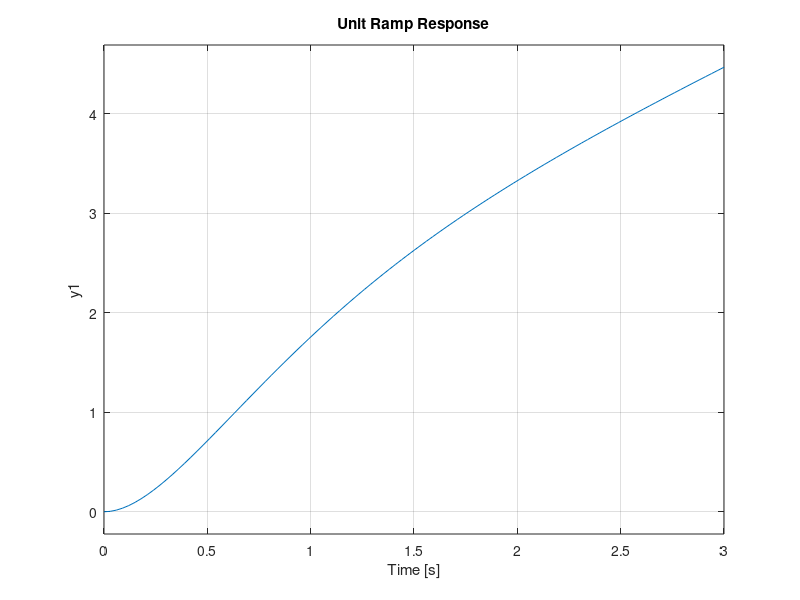

Reproduce this figure in MATLAB.
% Q4

% A = [-1 -1; 6.5 0];
% B = [1 1; 1 0];
% C = [1 0; 0 1];
% D = [0 0; 0 0];
% 
% sys = ss(A,B,C,D)
% 
% step(sys)

% Q5

C = [10 4];
R1 = [1 4 4];
sys1 = tf(C, R1)
subplot(1, 2, 1)
step(sys1)
title('Unit Step Response')

R2 = [1 4 4 0];
sys2 = tf(C, R2)
subplot(1, 2, 2)
step(sys2)
title('Unit Ramp Response')
